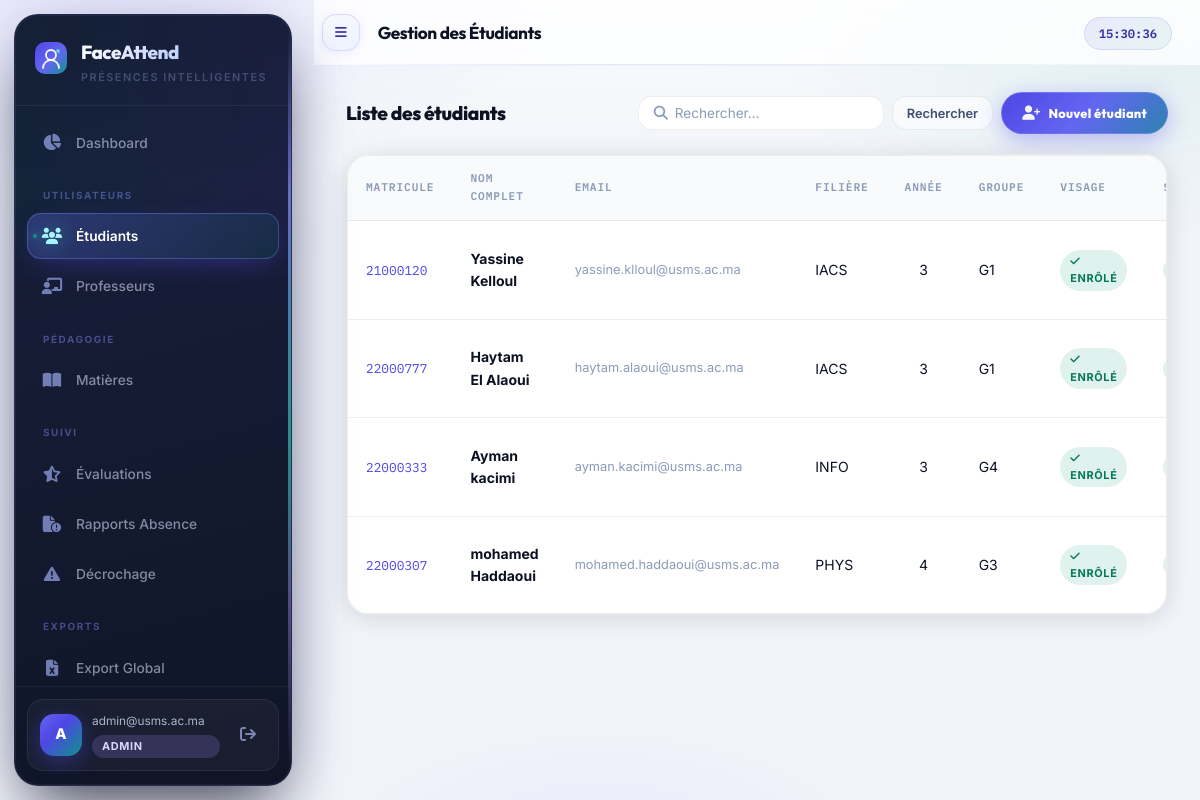
Before: /admin/students (signed in) with the older database file.
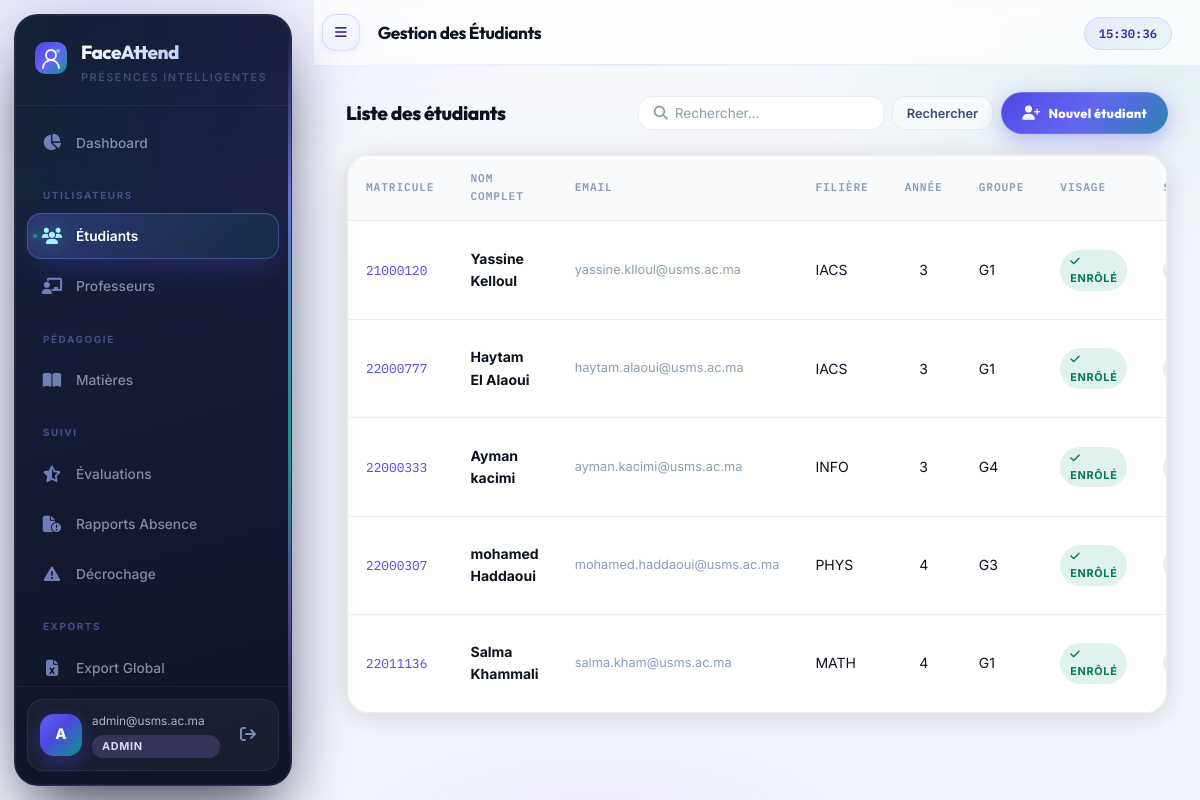
After: the same page with the newer database file.
### app/models/__init__.py (models this page shows, shortened)
class Student(db.Model):
    __tablename__ = "students"
    id              = db.Column(db.Integer, primary_key=True)
    user_id         = db.Column(db.Integer, db.ForeignKey("users.id"), unique=True)
    student_number  = db.Column(db.String(20), unique=True, nullable=False)  # CNE / Matricule
    first_name      = db.Column(db.String(100), nullable=False)
    last_name       = db.Column(db.String(100), nullable=False)
    program         = db.Column(db.String(100))   # Filière
    year_of_study   = db.Column(db.Integer)
    group_name      = db.Column(db.String(50))
    face_encoding_enc  = db.Column(db.LargeBinary)   # AES-GCM ciphertext
    face_encoding_nonce= db.Column(db.LargeBinary)   # 96-bit nonce GCM
    face_encoding_tag  = db.Column(db.LargeBinary)   # 128-bit auth tag GCM
    face_photo_enc     = db.Column(db.LargeBinary)
    face_photo_nonce   = db.Column(db.LargeBinary)
    face_photo_tag     = db.Column(db.LargeBinary)
    face_enrolled_at   = db.Column(db.DateTime)
    pseudonym          = db.Column(db.String(64), unique=True)  # Pseudonymisation CNDP
    user        = db.relationship("User", back_populates="student_profile")
    attendances = db.relationship("Attendance", back_populates="student", lazy="dynamic")
    enrollments = db.relationship("Enrollment",  back_populates="student", lazy="dynamic")
    @property
    def full_name(self):
        return f"{self.first_name} {self.last_name}"

class User(UserMixin, db.Model):
    __tablename__ = "users"
    id           = db.Column(db.Integer, primary_key=True)
    email        = db.Column(db.String(255), unique=True, nullable=False, index=True)
    password_hash= db.Column(db.String(255), nullable=False)
    role         = db.Column(db.Enum(RoleEnum), nullable=False)
    is_active    = db.Column(db.Boolean, default=True)
    consent_given= db.Column(db.Boolean, default=False)          # CNDP
    consent_date = db.Column(db.DateTime)
    failed_logins= db.Column(db.Integer, default=0)
    locked_until = db.Column(db.DateTime)
    created_at   = db.Column(db.DateTime, default=lambda: datetime.now(timezone.utc))
    updated_at   = db.Column(db.DateTime, onupdate=lambda: datetime.now(timezone.utc))
    deleted_at   = db.Column(db.DateTime)   # Soft delete (droit à l'oubli CNDP)
    student_profile = db.relationship("Student", back_populates="user", uselist=False)
    teacher_profile = db.relationship("Teacher", back_populates="user", uselist=False)

### app/api/admin.py (the view, shortened to what this page needs)
@admin_bp.route("/students")
@admin_required
def students():
    page     = request.args.get("page", 1, type=int)
    search   = request.args.get("q", "")
    query    = Student.query.join(User).filter(User.deleted_at.is_(None))
    pagination = query.paginate(page=page, per_page=20, error_out=False)
    return render_template("admin/students.html", pagination=pagination, search=search)

### app/api/admin.py (called while the page is built)
def admin_required(f):
    @wraps(f)
    @login_required
    def decorated(*args, **kwargs):
        if current_user.role != RoleEnum.ADMIN:
            flash("Accès réservé aux administrateurs.", "danger")
            return redirect(url_for("auth.login"))
        return f(*args, **kwargs)
    return decorated

### frontend/templates/admin/students.html (shortened to what this page needs)
{% extends "base.html" %}
{% block page_title %}Gestion des Étudiants{% endblock %}
{% block content %}
<div class="section-header">
  <h2>Liste des étudiants</h2>
  <div style="display:flex;gap:8px;flex-wrap:wrap;align-items:center">
    <form method="GET" style="display:flex;gap:8px">
      <div class="input-icon-wrap" style="flex:1">
        <input type="text" name="q" value="{{ search }}" placeholder="Rechercher…"
               style="padding:8px 12px 8px 36px;background:var(--bg-2);border:1px solid var(--border-2);
                      border-radius:var(--radius);color:var(--text);font-size:.85rem;outline:none;min-width:220px"/>
      </div>
      <button type="submit" class="btn btn--ghost btn--sm">Rechercher</button>
    </form>
    <a href="{{ url_for('admin.create_student') }}" class="btn-create-pill">
      <i class="fas fa-user-plus"></i> Nouvel étudiant
    </a>
  </div>
</div>
<div class="card" style="padding:0">
  <div class="table-wrap">
    <table>
      <thead>
        <tr>
          <th>Matricule</th>
          <th>Nom complet</th>
          <th>Email</th>
          <th>Filière</th>
          <th>Année</th>
          <th>Groupe</th>
          <th>Visage</th>
          <th>Statut</th>
        </tr>
      </thead>
      <tbody>
        {% for student in pagination.items %}
        <tr>
          <td>
            <code style="font-family:var(--font-mono);color:var(--accent);font-size:.8rem">
              {{ student.student_number }}
            </code>
          </td>
          <td><strong>{{ student.full_name }}</strong></td>
          <td style="font-size:.8rem;color:var(--text-3)">{{ student.user.email }}</td>
          <td>{{ student.program or '—' }}</td>
          <td style="text-align:center">{{ student.year_of_study or '—' }}</td>
          <td>{{ student.group_name or '—' }}</td>
          <td>
            {% if student.face_encoding_enc %}
              <span class="badge badge--present">
                <i class="fas fa-check"></i> Enrôlé
              </span>
            {% else %}
              <span class="badge badge--absent">
                <i class="fas fa-xmark"></i> Non enrôlé
              </span>
            {% endif %}
          </td>
          <td>
            {% if student.user.is_active %}
              <span class="badge badge--present" style="font-size:.72rem">Actif</span>
            {% else %}
              <span class="badge badge--absent" style="font-size:.72rem">Inactif</span>
            {% endif %}
          </td>
        </tr>
        {% endfor %}
      </tbody>
    </table>
  </div>
</div>
{% endblock %}

Changed rows visible on the page:
added Student: student_number "22011136", full_name "Salma Khammali", user.email "salma.kham@usms.ac.ma", program "MATH", year_of_study "4", group_name "G1", shows "ENRÔLÉ"
